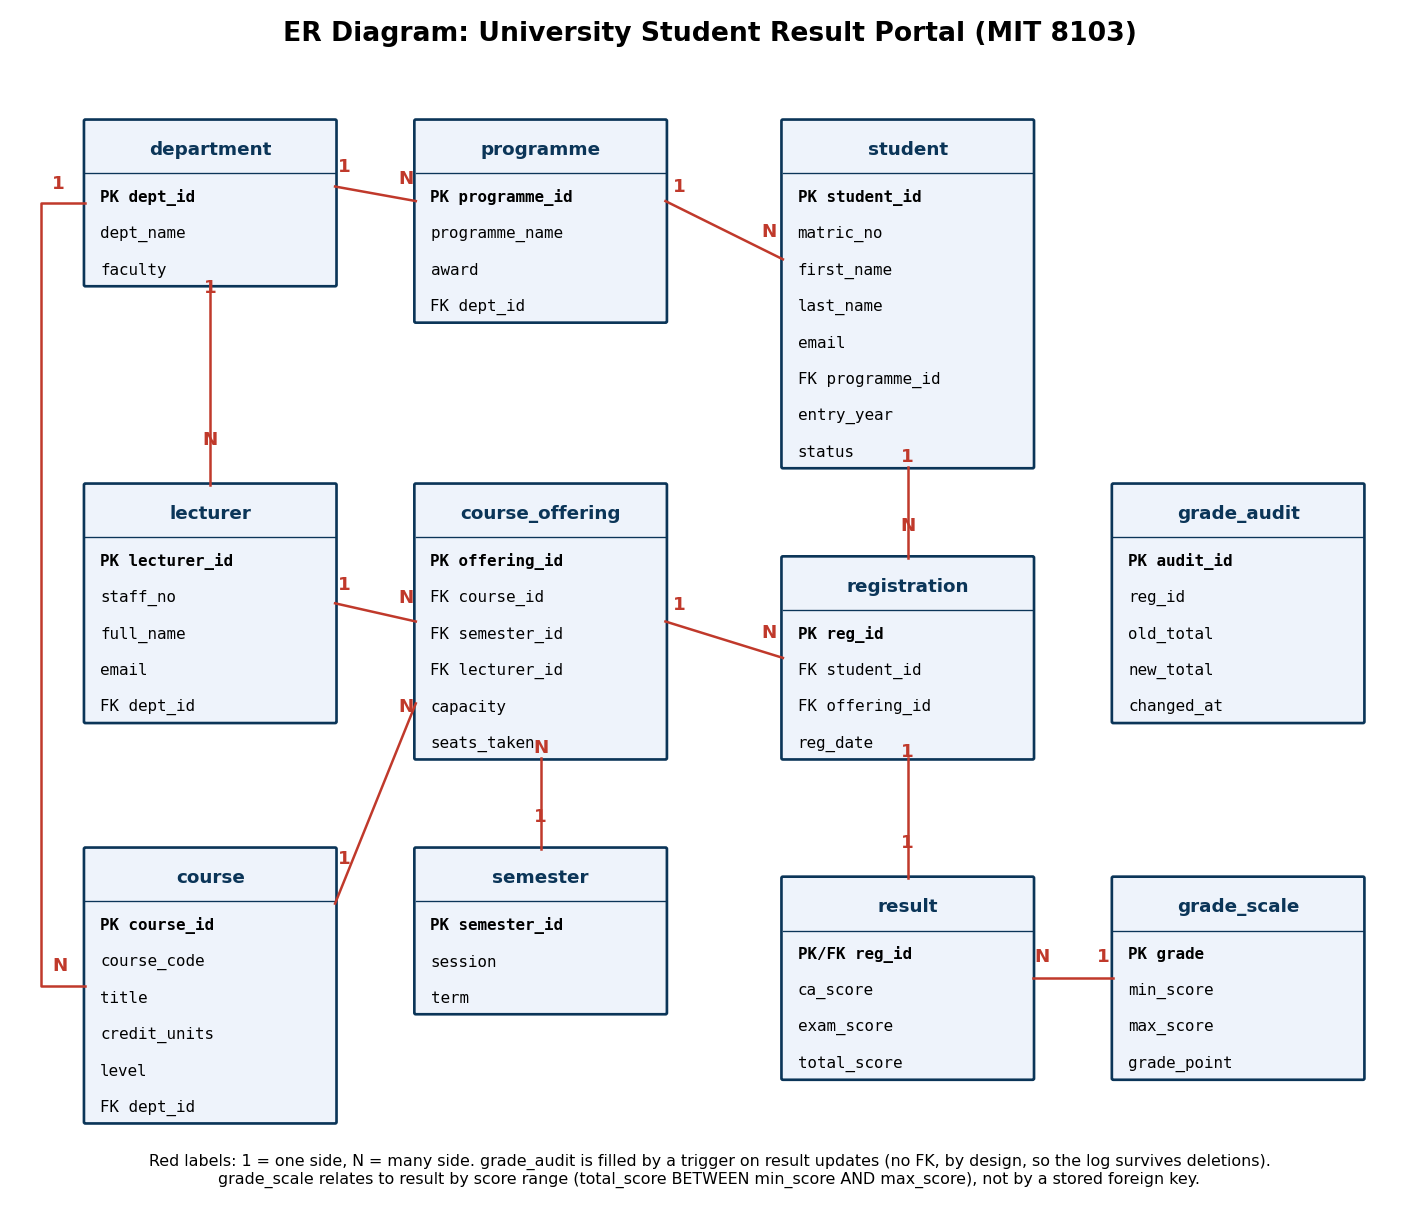

The script that saved this image:
"""Draws the ER diagram (simplified crow's-foot notation) to er_diagram.png"""
import matplotlib
matplotlib.use("Agg")
import matplotlib.pyplot as plt
from matplotlib.patches import FancyBboxPatch

# name: (x, top_y, attributes)
E = {
 "department":      (1.0, 15.0, ["PK dept_id","dept_name","faculty"]),
 "programme":       (5.5, 15.0, ["PK programme_id","programme_name","award","FK dept_id"]),
 "student":         (10.5, 15.0, ["PK student_id","matric_no","first_name","last_name","email","FK programme_id","entry_year","status"]),
 "lecturer":        (1.0, 10.0, ["PK lecturer_id","staff_no","full_name","email","FK dept_id"]),
 "course_offering": (5.5, 10.0, ["PK offering_id","FK course_id","FK semester_id","FK lecturer_id","capacity","seats_taken"]),
 "registration":    (10.5, 9.0, ["PK reg_id","FK student_id","FK offering_id","reg_date"]),
 "course":          (1.0, 5.0, ["PK course_id","course_code","title","credit_units","level","FK dept_id"]),
 "semester":        (5.5, 5.0, ["PK semester_id","session","term"]),
 "result":          (10.5, 4.6, ["PK/FK reg_id","ca_score","exam_score","total_score"]),
 "grade_scale":     (15.0, 4.6, ["PK grade","min_score","max_score","grade_point"]),
 "grade_audit":     (15.0, 10.0, ["PK audit_id","reg_id","old_total","new_total","changed_at"]),
}
W, ROW = 3.4, 0.5
fig, ax = plt.subplots(figsize=(15, 13)); ax.set_xlim(0, 19); ax.set_ylim(0, 16.5); ax.axis("off")
box = {}
for n,(x,top,f) in E.items():
    h = ROW*(len(f)+1)+0.25
    ax.add_patch(FancyBboxPatch((x,top-h),W,h,boxstyle="round,pad=0.02",fc="#eef3fb",ec="#0b3558",lw=1.6))
    ax.text(x+W/2,top-0.4,n,ha="center",va="center",fontweight="bold",color="#0b3558",fontsize=11)
    ax.plot([x,x+W],[top-0.72,top-0.72],color="#0b3558",lw=0.8)
    for i,a in enumerate(f):
        ax.text(x+0.2,top-1.05-ROW*i,a,fontsize=9.5,family="monospace",va="center",
                fontweight="bold" if a.startswith("PK") else "normal")
    box[n]=(x,top-h,W,h)
def pt(n,side,frac=0.5):
    x,y,w,h=box[n]
    return {"l":(x,y+h*frac),"r":(x+w,y+h*frac),"t":(x+w*frac,y+h),"b":(x+w*frac,y)}[side]
def line(p,q,one,many,r1=0.12,r2=0.88):
    ax.plot([p[0],q[0]],[p[1],q[1]],color="#c0392b",lw=1.5)
    for r,t in ((r1,one),(r2,many)):
        ax.text(p[0]+(q[0]-p[0])*r,p[1]+(q[1]-p[1])*r+0.22,t,color="#c0392b",fontweight="bold",ha="center",fontsize=11)
line(pt("department","r",0.6),pt("programme","l",0.6),"1","N")
line(pt("programme","r",0.6),pt("student","l",0.6),"1","N")
line(pt("department","b",0.5),pt("lecturer","t",0.5),"1","N")
line(pt("lecturer","r",0.5),pt("course_offering","l",0.5),"1","N")
line(pt("course","r",0.8),pt("course_offering","l",0.2),"1","N")
line(pt("semester","t",0.5),pt("course_offering","b",0.5),"1","N")
line(pt("course_offering","r",0.5),pt("registration","l",0.5),"1","N")
line(pt("student","b",0.5),pt("registration","t",0.5),"1","N")
line(pt("registration","b",0.5),pt("result","t",0.5),"1","1")
line(pt("grade_scale","l",0.5),pt("result","r",0.5),"1","N")
# department -> course along the left margin
x0=0.4; d=pt("department","l",0.5); c=pt("course","l",0.5)
ax.plot([d[0],x0,x0,c[0]],[d[1],d[1],c[1],c[1]],color="#c0392b",lw=1.5)
ax.text(x0+0.15,d[1]+0.2,"1",color="#c0392b",fontweight="bold",fontsize=11)
ax.text(x0+0.15,c[1]+0.2,"N",color="#c0392b",fontweight="bold",fontsize=11)
ax.text(9.5,16.1,"ER Diagram: University Student Result Portal (MIT 8103)",ha="center",fontsize=16,fontweight="bold")
ax.text(9.5,0.4,"Red labels: 1 = one side, N = many side. grade_audit is filled by a trigger on result updates (no FK, by design, so the log survives deletions).\n"
        "grade_scale relates to result by score range (total_score BETWEEN min_score AND max_score), not by a stored foreign key.",
        ha="center",fontsize=9.5)
plt.savefig("er_diagram.png",dpi=120,bbox_inches="tight")
